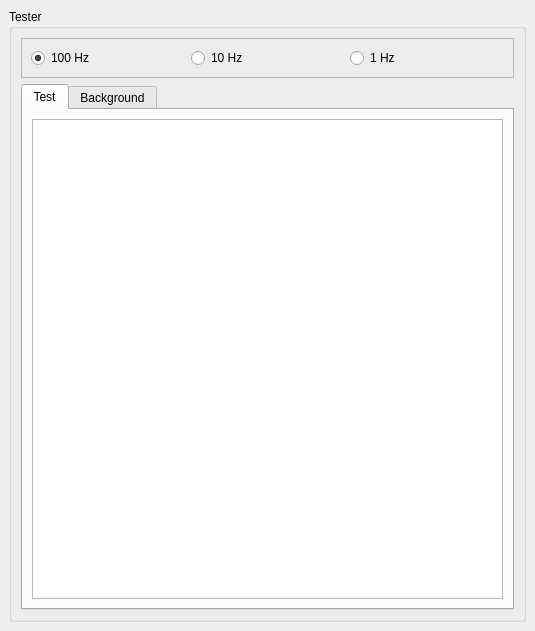
<?xml version="1.0" encoding="UTF-8"?>
<ui version="4.0">
 <class>MainWindow</class>
 <widget class="QMainWindow" name="MainWindow">
  <property name="geometry">
   <rect>
    <x>0</x>
    <y>0</y>
    <width>535</width>
    <height>631</height>
   </rect>
  </property>
  <property name="windowTitle">
   <string>QT Test App</string>
  </property>
  <widget class="QWidget" name="centralwidget">
   <layout class="QHBoxLayout" name="horizontalLayout">
    <item>
     <layout class="QHBoxLayout" name="horizontalLayout_2">
      <property name="sizeConstraint">
       <enum>QLayout::SetDefaultConstraint</enum>
      </property>
      <item>
       <widget class="QGroupBox" name="groupBox">
        <property name="title">
         <string>Tester</string>
        </property>
        <layout class="QVBoxLayout" name="verticalLayout">
         <item>
          <widget class="QFrame" name="frame">
           <property name="frameShape">
            <enum>QFrame::StyledPanel</enum>
           </property>
           <property name="frameShadow">
            <enum>QFrame::Raised</enum>
           </property>
           <layout class="QHBoxLayout" name="horizontalLayout_3">
            <item>
             <widget class="QRadioButton" name="radioButton_100">
              <property name="text">
               <string>100 Hz</string>
              </property>
              <property name="checked">
               <bool>true</bool>
              </property>
             </widget>
            </item>
            <item>
             <widget class="QRadioButton" name="radioButton_10">
              <property name="text">
               <string>10 Hz</string>
              </property>
             </widget>
            </item>
            <item>
             <widget class="QRadioButton" name="radioButton_1">
              <property name="text">
               <string>1 Hz</string>
              </property>
             </widget>
            </item>
           </layout>
          </widget>
         </item>
         <item>
          <widget class="QTabWidget" name="tabWidget">
           <property name="currentIndex">
            <number>0</number>
           </property>
           <widget class="QWidget" name="Table">
            <attribute name="title">
             <string>Test</string>
            </attribute>
            <layout class="QGridLayout" name="gridLayout">
             <item row="0" column="0">
              <widget class="QTextEdit" name="htmlpage1"/>
             </item>
            </layout>
           </widget>
           <widget class="QWidget" name="tab">
            <attribute name="title">
             <string>Background</string>
            </attribute>
            <layout class="QHBoxLayout" name="horizontalLayout_4">
             <item>
              <widget class="QTextEdit" name="simpletextEdit">
               <property name="html">
                <string>&lt;!DOCTYPE HTML PUBLIC &quot;-//W3C//DTD HTML 4.0//EN&quot; &quot;http://www.w3.org/TR/REC-html40/strict.dtd&quot;&gt;
&lt;html&gt;&lt;head&gt;&lt;meta name=&quot;qrichtext&quot; content=&quot;1&quot; /&gt;&lt;style type=&quot;text/css&quot;&gt;
p, li { white-space: pre-wrap; }
&lt;/style&gt;&lt;/head&gt;&lt;body style=&quot; font-family:'MS Shell Dlg 2'; font-size:8.25pt; font-weight:400; font-style:normal;&quot;&gt;
&lt;p style=&quot; margin-top:0px; margin-bottom:0px; margin-left:0px; margin-right:0px; -qt-block-indent:0; text-indent:0px;&quot;&gt;This is an explination as to why this applwas created.&lt;/p&gt;
&lt;p style=&quot; margin-top:0px; margin-bottom:0px; margin-left:0px; margin-right:0px; -qt-block-indent:0; text-indent:0px;&quot;&gt;I found that when I set the text to a QTextEdit, it takes longer and longer to do so.&lt;/p&gt;
&lt;p style=&quot; margin-top:0px; margin-bottom:0px; margin-left:0px; margin-right:0px; -qt-block-indent:0; text-indent:0px;&quot;&gt;I have slows this down to 1 second, and I see the same effect, it just takes longer.&lt;/p&gt;
&lt;p style=&quot;-qt-paragraph-type:empty; margin-top:0px; margin-bottom:0px; margin-left:0px; margin-right:0px; -qt-block-indent:0; text-indent:0px;&quot;&gt;&lt;br /&gt;&lt;/p&gt;
&lt;p style=&quot; margin-top:0px; margin-bottom:0px; margin-left:0px; margin-right:0px; -qt-block-indent:0; text-indent:0px;&quot;&gt;my main question is, &lt;span style=&quot; font-weight:600;&quot;&gt;WHY IS THIS HAPPENING?&lt;/span&gt; &lt;/p&gt;&lt;/body&gt;&lt;/html&gt;</string>
               </property>
              </widget>
             </item>
            </layout>
           </widget>
          </widget>
         </item>
        </layout>
       </widget>
      </item>
     </layout>
    </item>
   </layout>
  </widget>
  <action name="action_RESET">
   <property name="text">
    <string>Reset Device</string>
   </property>
  </action>
 </widget>
 <resources/>
 <connections/>
</ui>
